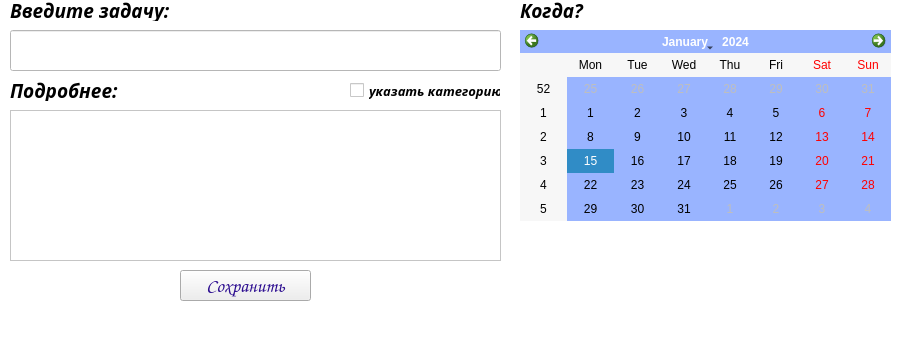
<?xml version="1.0" encoding="UTF-8"?>
<ui version="4.0">
 <class>MainWindow</class>
 <widget class="QMainWindow" name="MainWindow">
  <property name="geometry">
   <rect>
    <x>0</x>
    <y>0</y>
    <width>903</width>
    <height>362</height>
   </rect>
  </property>
  <property name="font">
   <font>
    <family>Comic Sans MS</family>
    <pointsize>10</pointsize>
    <weight>75</weight>
    <bold>true</bold>
   </font>
  </property>
  <property name="windowTitle">
   <string>MainWindow</string>
  </property>
  <property name="styleSheet">
   <string notr="true">background-color: white;</string>
  </property>
  <widget class="QWidget" name="centralwidget">
   <widget class="QLineEdit" name="lineEdit">
    <property name="geometry">
     <rect>
      <x>10</x>
      <y>30</y>
      <width>491</width>
      <height>41</height>
     </rect>
    </property>
    <property name="font">
     <font>
      <family>Segoe UI Semibold</family>
      <pointsize>14</pointsize>
      <weight>75</weight>
      <bold>true</bold>
     </font>
    </property>
    <property name="inputMask">
     <string/>
    </property>
    <property name="text">
     <string/>
    </property>
    <property name="alignment">
     <set>Qt::AlignCenter</set>
    </property>
   </widget>
   <widget class="QCalendarWidget" name="calendarWidget">
    <property name="geometry">
     <rect>
      <x>520</x>
      <y>30</y>
      <width>371</width>
      <height>191</height>
     </rect>
    </property>
    <property name="styleSheet">
     <string notr="true">background-color: rgb(153, 180, 255)</string>
    </property>
   </widget>
   <widget class="QLabel" name="label">
    <property name="geometry">
     <rect>
      <x>520</x>
      <y>-5</y>
      <width>151</width>
      <height>31</height>
     </rect>
    </property>
    <property name="font">
     <font>
      <family>Segoe UI Semibold</family>
      <pointsize>14</pointsize>
      <weight>75</weight>
      <italic>true</italic>
      <bold>true</bold>
     </font>
    </property>
    <property name="text">
     <string>Когда?</string>
    </property>
   </widget>
   <widget class="QPushButton" name="pushButton">
    <property name="geometry">
     <rect>
      <x>180</x>
      <y>160</y>
      <width>131</width>
      <height>31</height>
     </rect>
    </property>
    <property name="font">
     <font>
      <family>Comic Sans MS</family>
      <pointsize>14</pointsize>
      <weight>75</weight>
      <bold>true</bold>
     </font>
    </property>
    <property name="styleSheet">
     <string notr="true">background-color: rgb(238, 238, 238);
color: rgb(44, 13, 144);</string>
    </property>
    <property name="text">
     <string>Сохранить</string>
    </property>
   </widget>
   <widget class="QLineEdit" name="lineEdit_2">
    <property name="geometry">
     <rect>
      <x>10</x>
      <y>110</y>
      <width>491</width>
      <height>41</height>
     </rect>
    </property>
    <property name="font">
     <font>
      <family>Segoe UI Semibold</family>
      <pointsize>14</pointsize>
      <weight>75</weight>
      <bold>true</bold>
     </font>
    </property>
    <property name="inputMask">
     <string/>
    </property>
    <property name="text">
     <string/>
    </property>
    <property name="alignment">
     <set>Qt::AlignCenter</set>
    </property>
   </widget>
   <widget class="QLabel" name="label_2">
    <property name="geometry">
     <rect>
      <x>10</x>
      <y>0</y>
      <width>161</width>
      <height>21</height>
     </rect>
    </property>
    <property name="font">
     <font>
      <family>Segoe UI Semibold</family>
      <pointsize>14</pointsize>
      <weight>75</weight>
      <italic>true</italic>
      <bold>true</bold>
     </font>
    </property>
    <property name="text">
     <string>Введите задачу:</string>
    </property>
   </widget>
   <widget class="QLabel" name="label_3">
    <property name="geometry">
     <rect>
      <x>10</x>
      <y>80</y>
      <width>311</width>
      <height>21</height>
     </rect>
    </property>
    <property name="font">
     <font>
      <family>Segoe UI Semibold</family>
      <pointsize>14</pointsize>
      <weight>75</weight>
      <italic>true</italic>
      <bold>true</bold>
     </font>
    </property>
    <property name="text">
     <string>Подробнее:</string>
    </property>
   </widget>
   <widget class="QCheckBox" name="checkBox">
    <property name="geometry">
     <rect>
      <x>350</x>
      <y>80</y>
      <width>151</width>
      <height>21</height>
     </rect>
    </property>
    <property name="font">
     <font>
      <family>Segoe UI Semibold</family>
      <pointsize>10</pointsize>
      <weight>75</weight>
      <italic>true</italic>
      <bold>true</bold>
     </font>
    </property>
    <property name="text">
     <string>указать категорию</string>
    </property>
   </widget>
   <widget class="QPushButton" name="pushButton_2">
    <property name="enabled">
     <bool>true</bool>
    </property>
    <property name="geometry">
     <rect>
      <x>180</x>
      <y>270</y>
      <width>131</width>
      <height>31</height>
     </rect>
    </property>
    <property name="font">
     <font>
      <family>Comic Sans MS</family>
      <pointsize>14</pointsize>
      <weight>75</weight>
      <bold>true</bold>
     </font>
    </property>
    <property name="styleSheet">
     <string notr="true">background-color: rgb(238, 238, 238);
color: rgb(44, 13, 144);</string>
    </property>
    <property name="text">
     <string>Сохранить</string>
    </property>
   </widget>
   <widget class="QListWidget" name="listWidget">
    <property name="enabled">
     <bool>true</bool>
    </property>
    <property name="geometry">
     <rect>
      <x>10</x>
      <y>110</y>
      <width>491</width>
      <height>151</height>
     </rect>
    </property>
   </widget>
   <widget class="QLabel" name="label_6">
    <property name="geometry">
     <rect>
      <x>650</x>
      <y>250</y>
      <width>131</width>
      <height>31</height>
     </rect>
    </property>
    <property name="text">
     <string/>
    </property>
    <property name="pixmap">
     <pixmap>../textures/logotype.png</pixmap>
    </property>
    <property name="scaledContents">
     <bool>true</bool>
    </property>
   </widget>
   <widget class="QLabel" name="label_4">
    <property name="geometry">
     <rect>
      <x>10</x>
      <y>270</y>
      <width>141</width>
      <height>51</height>
     </rect>
    </property>
    <property name="text">
     <string/>
    </property>
    <property name="alignment">
     <set>Qt::AlignCenter</set>
    </property>
   </widget>
  </widget>
  <widget class="QMenuBar" name="menubar">
   <property name="geometry">
    <rect>
     <x>0</x>
     <y>0</y>
     <width>903</width>
     <height>19</height>
    </rect>
   </property>
  </widget>
  <widget class="QStatusBar" name="statusbar"/>
 </widget>
 <resources/>
 <connections/>
</ui>
